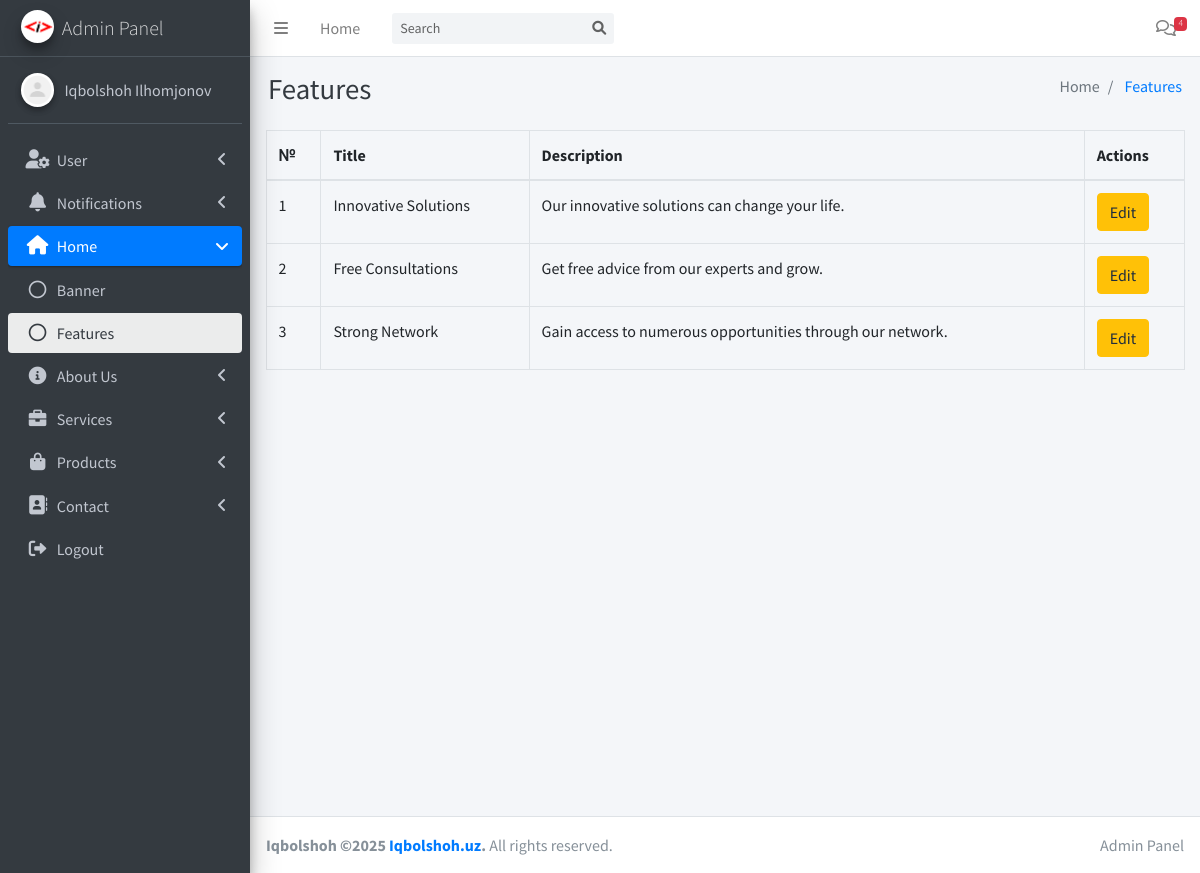
The page /admin/features.php (signed in) on the database its author committed.
### tables this page shows
CREATE TABLE features (
    id INT AUTO_INCREMENT PRIMARY KEY,
    icon VARCHAR(255) NOT NULL,
    title VARCHAR(255) NOT NULL,
    description TEXT NOT NULL
);

### config.php (called while the page is built, shortened)
<?php
class Database
{
    private $conn;
    public function __construct()
    {
        $servername = "localhost";
        $username = "root";
        $password = "";
        $dbname = "business_website";
        $this->conn = new mysqli($servername, $username, $password, $dbname);
    }
    public function executeQuery($sql)
    {
        $result = $this->conn->query($sql);
        return $result;
    }
    public function select($table, $columns = "*", $condition = "")
    {
        $sql = "SELECT $columns FROM $table $condition";
        return $this->executeQuery($sql)->fetch_all(MYSQLI_ASSOC);
    }
}

### admin/check.php (called while the page is built, shortened)
<?php
include '../config.php';
$query = new Database();

### admin/features.php (the view, shortened to what this page needs)
<?php include 'check.php'; ?>
<!DOCTYPE html>
<html lang="en">
<head>
    <?php include 'includes/css.php'; ?>
</head>
<body class="hold-transition sidebar-mini">
    <div class="wrapper">
        <?php include 'includes/header.php' ?>
        <div class="content-wrapper">
            <section class="content">
                <div class="container-fluid">
                    <div class="row">
                        <div class="col-12">
                            <table class="table table-bordered">
                                <thead>
                                    <tr>
                                        <th>№</th>
                                        <th>Title</th>
                                        <th>Description</th>
                                        <th>Actions</th>
                                    </tr>
                                </thead>
                                <tbody>
                                    <?php
                                    $features = $query->select('features', '*');
                                    foreach ($features as $index => $feature) {
                                        $index++;
                                        echo "<tr>";
                                        echo "<td>{$index}</td>";
                                        echo "<td>" . htmlspecialchars($feature['title'], ENT_QUOTES, 'UTF-8') . "</td>";
                                        echo "<td>" . htmlspecialchars($feature['description'], ENT_QUOTES, 'UTF-8') . "</td>";
                                        echo "<td>
                                            <a href='#' class='btn btn-warning' data-id='{$feature['id']}' data-title='" . htmlspecialchars($feature['title'], ENT_QUOTES, 'UTF-8') . "' data-description='" . htmlspecialchars($feature["description"], ENT_QUOTES, 'UTF-8') . "' data-icon='{$feature['icon']}'>Edit</a>
                                        </td>";
                                        echo "</tr>";
                                    }
                                    ?>
                                </tbody>
                            </table>
                        </div>
                    </div>
                </div>
            </section>
        </div>
        <?php include 'includes/footer.php'; ?>
    </div>
</body>
</html>

### rows shown on the page
features: title "Innovative Solutions", description "Our innovative solutions can change your life."
features: title "Free Consultations", description "Get free advice from our experts and grow."
features: title "Strong Network", description "Gain access to numerous opportunities through our network."

### other values the page prints
$message_count "4"
$pageTitle "Features"
$item['title'] "Home"
$item['title'] "Features"
$menuItem['menuTitle'] "User"
$menuItem['menuTitle'] "Notifications"
$menuItem['menuTitle'] "Home"
$page['title'] "Banner"
$page['title'] "Features"
$menuItem['menuTitle'] "About Us"
$menuItem['menuTitle'] "Services"
$menuItem['menuTitle'] "Products"
$menuItem['menuTitle'] "Contact"
